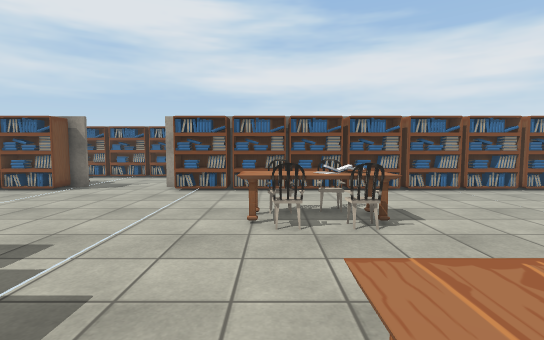
[1] (above)

24 first-person views from a walk through a scene from a Unity 3-D project. The camera is 1.3 m above the floor, tilts 4° down and sees 85° across. The floor is counted in squares, 0.9 m on a side. Each view is taken from the middle of a square. On the plan, view 1 faces up. The plan holds only what a view shows up to about 14 squares ahead; the rest is blank. The place goes on beyond the plan. The player character is not drawn. Some surface patterns are stand-ins.

[2]
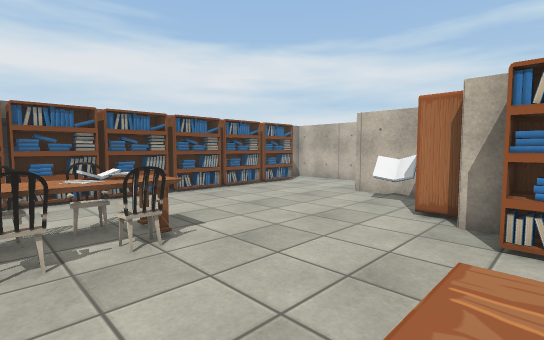

[3]
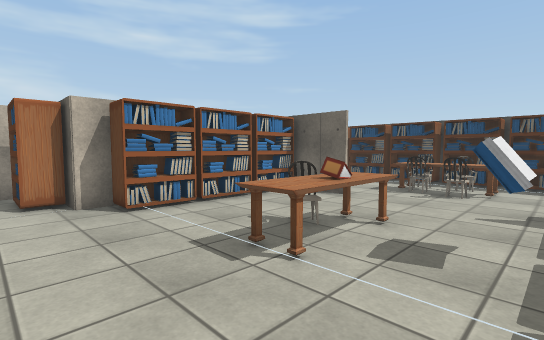

[4]
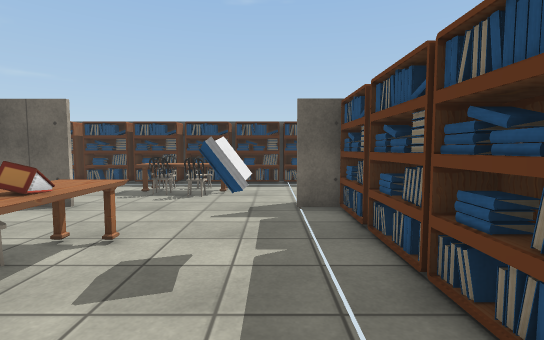

[5]
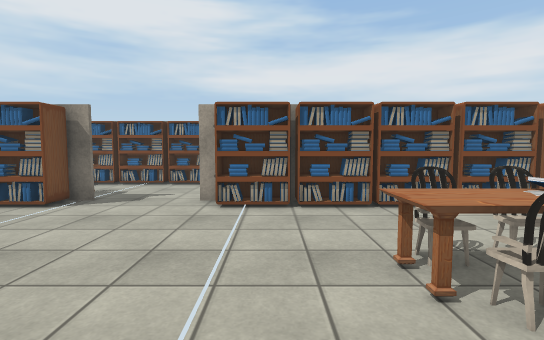

[6]
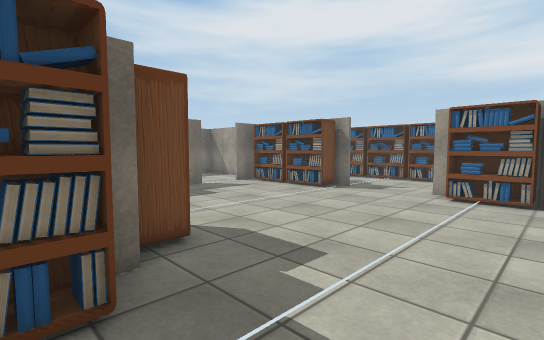

[7]
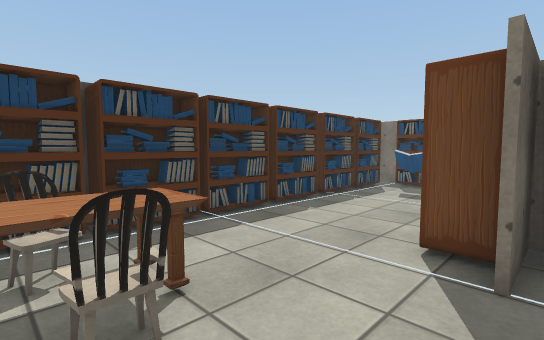

[8]
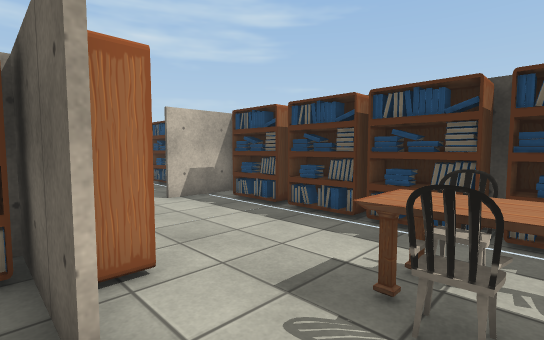

[9]
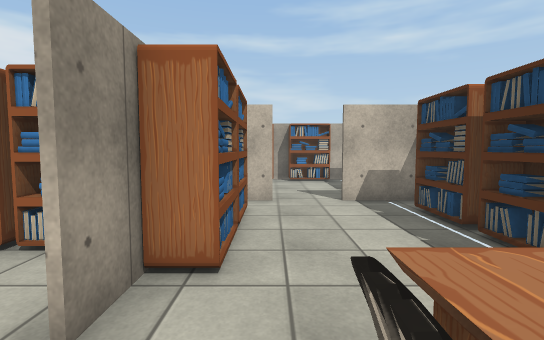

[10]
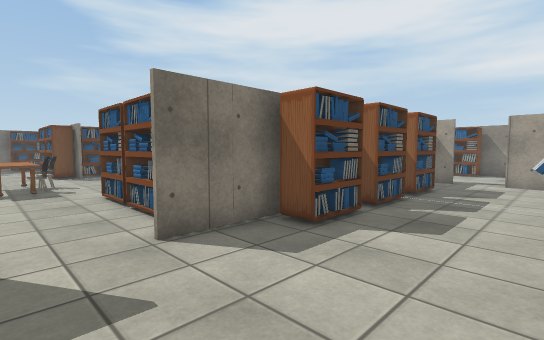

[11]
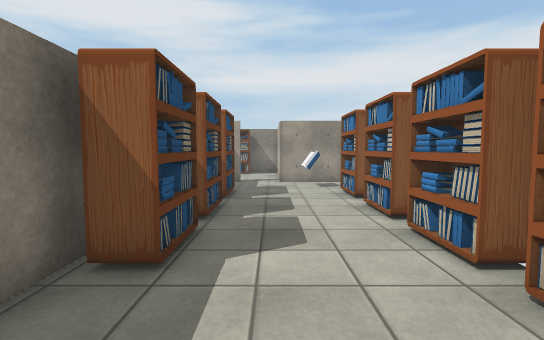

[12]
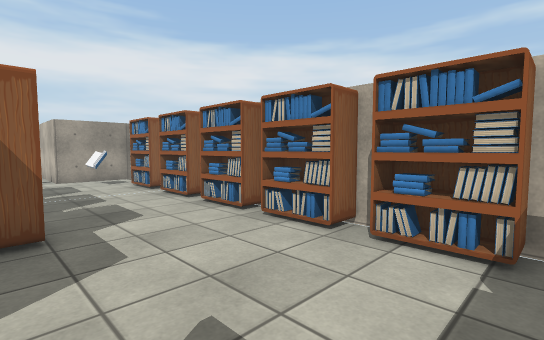

[13]
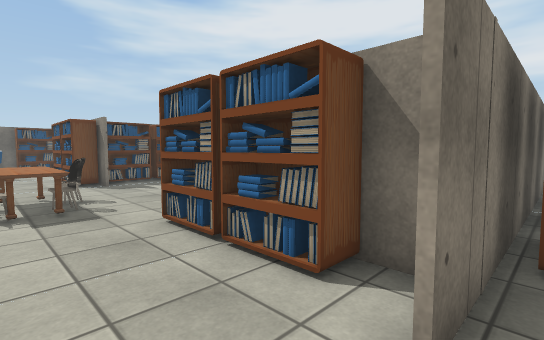

[14]
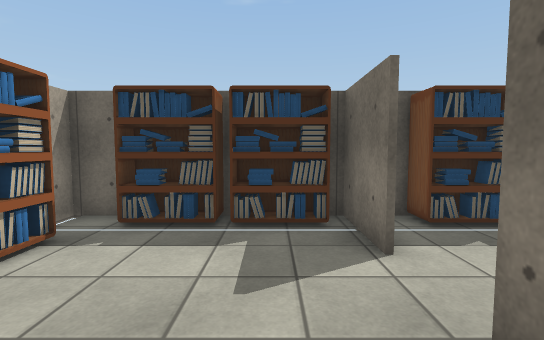

[15]
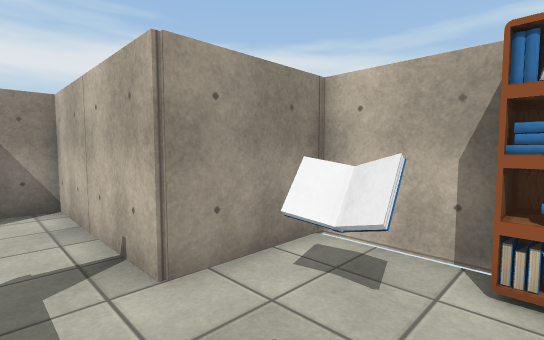

[16]
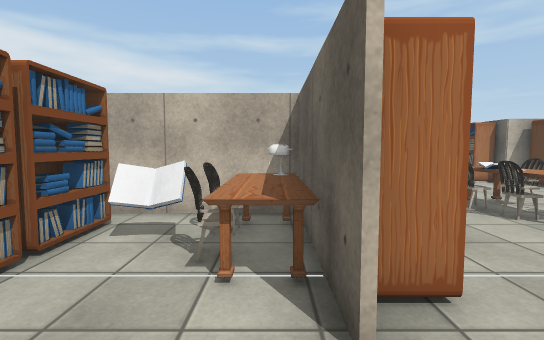

[17]
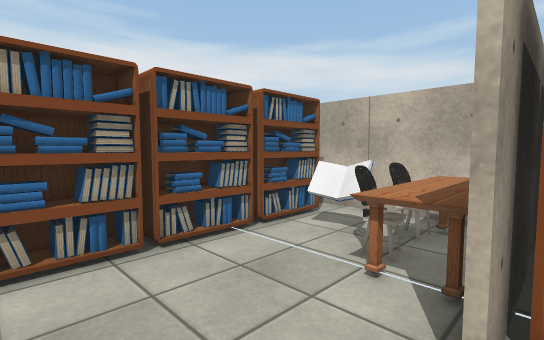

[18]
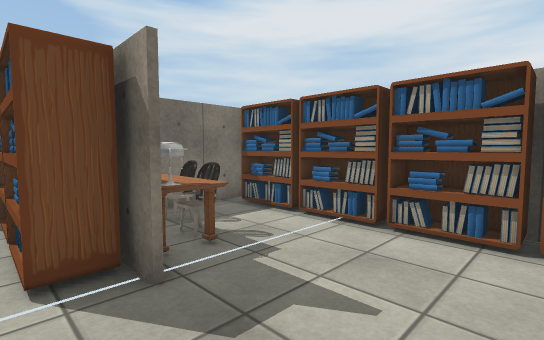

[19]
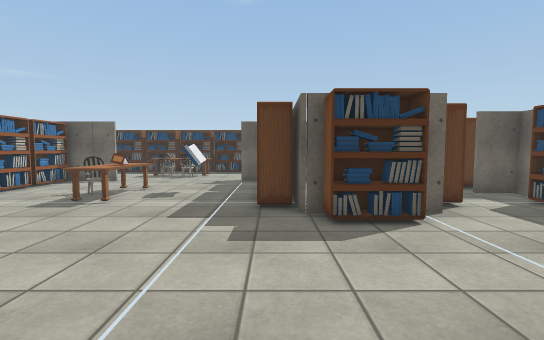

[20]
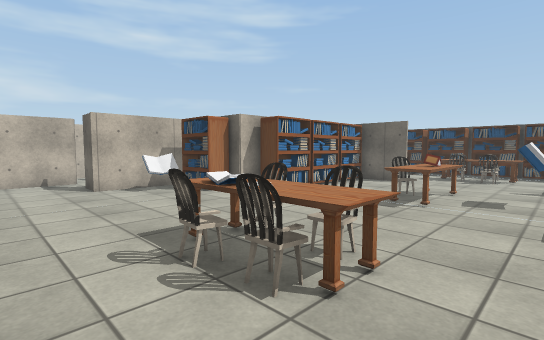

[21]
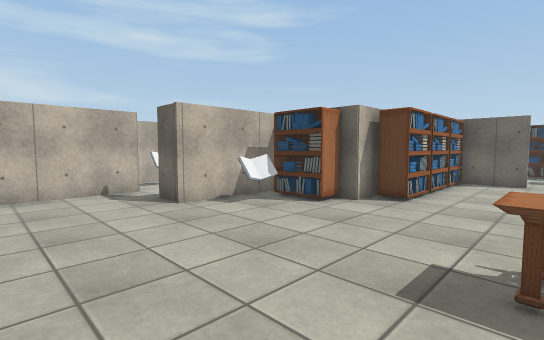

[22]
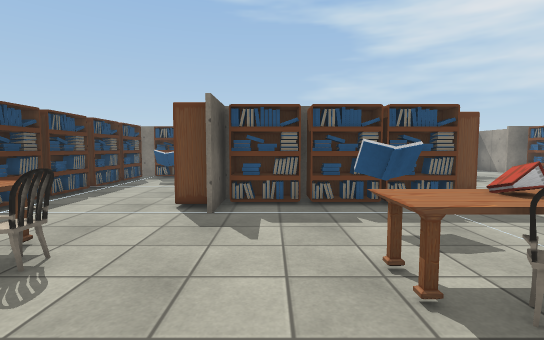

[23]
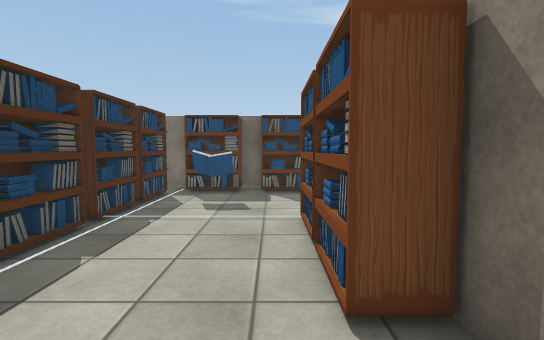

[24]
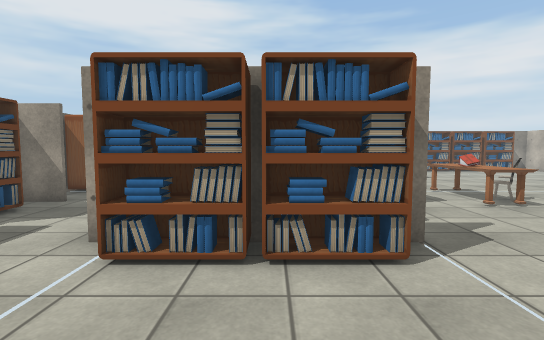

### Floor plan
Key: @ floor where view 1 was taken; # wall or solid block; . floor; = window, fence, low wall or low ledge; T table; C chair; B books; L lamp; O other object.
Columns run from 10 left of view 1 to 15 right of it. Each row starts with its distance up from view 1.
 16 #O#O#O#O#O##
 15 OOOOOOOOOOO#
 14  ........B #
 13 CCC.....CCT#
 12 TTL....TTTL#         ###
 11 OOO...#OOOOOOOOOOOO#O..#
 10 OOO....................#
  9  ......................#
  8  ......................#
  7  .........CC...........#
  6  .........TBB......##..###
  5  .........C.C.....B#...BB#
  4  .................B#...B.#
  3  ..OOO...........OO#O....O
  2  .#  #O.........####O....O
  1  OO  #O....T...OO  #O....O
  0  O   #O...@T...O#  #O....O
 -1      #O..B.TC..OO  #O....O
 -2      #O....T...O#  #O....O
 -3      #O........OO  #O....O
 -4  .####O#......#O####.....O
 -5  ..OOOO........OOOO#.....O
 -6  .........C.C......#.....O
 -7  B........TTT............O
 -8  B........CCC......#.....O
 -9 OOO................#.....#
-10 OOOOOOOOOOOOOOOOOOO#OOOOO#
-11         === =     === =

Positions as (right, up) in squares from view 1, and headings:
1: (0, 0), facing up
2: (0, 1), facing up-right
3: (-2, 4), facing down-right
4: (-2, 3), facing down
5: (-2, 3), facing up
6: (-1, 1), facing up-left
7: (1, -4), facing down-left
8: (1, -4), facing down-right
9: (1, -6), facing right
10: (14, -8), facing up-left
11: (12, -7), facing up
12: (10, -9), facing up-right
13: (10, -8), facing up-left
14: (11, -4), facing down
15: (11, 3), facing up-right
16: (-6, 12), facing right
17: (-6, 11), facing up-right
18: (-4, 10), facing up-left
19: (-4, 9), facing down
20: (-2, 9), facing down-right
21: (2, 10), facing down-right
22: (4, -3), facing left
23: (-1, -6), facing left
24: (-5, -9), facing up
